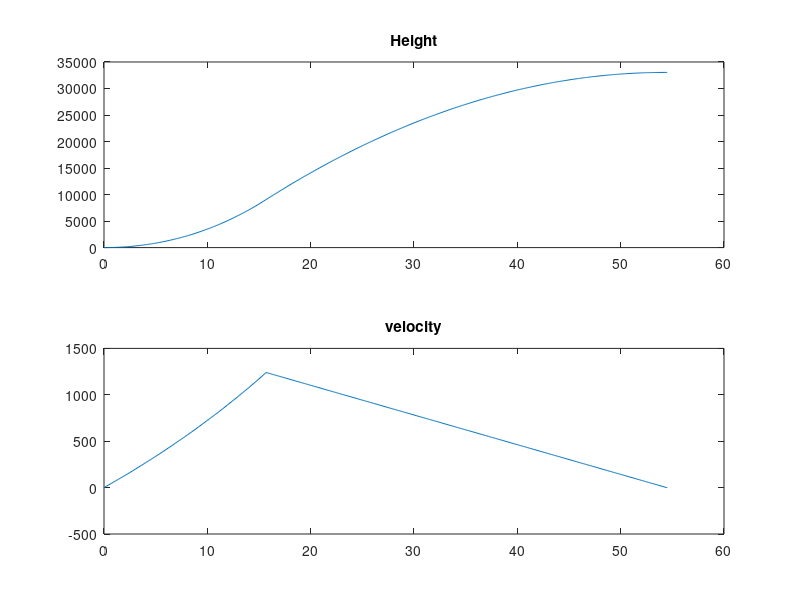

MATLAB code to generate this figure:
%{
    The purpose of this code is to analyze the inital conditions and give a
    rough esitmate of several variables

    dV - change in velocity
    mf - mass after burn
    m0 - wet mass
    m_prop - mass of propellant
    t_burn - time of burn
    It - total impulse
    h - final altitude
    v_e - effective exhaust velocity
    Isp - specific impulse
    O_F - O/F ratio
    _______________________________________________________________________
    deltaKE = deltaPE
    .5m0[-(v_1)^2] = -mfgh

    v_1 = sqrt(2*mf*g*h/(mf+m_prop)), given a final velocity and intial height of zero
        This is the velocity needed after the burn, the change in height
        during the burn is being ignored
    _______________________________________________________________________
    dV = (v_e)ln(m0/mf)

    dV = (v_e)ln(1 + m_prop/mf)
    dV = (g*Isp)ln(1 + m_prop/mf) = sqrt(2*mf*g*h/(mf+m_prop))
    __________________________________________________________________

%}
clc;
clear;

%Simulation for better analysis
        %https://ocw.mit.edu/courses/aeronautics-and-astronautics/16-07-dynamics-fall-2009/lecture-notes/MIT16_07F09_Lec14.pdf
%Defined needed variables

Isp = 170;      %s
mdot = -3;      %lb/s
m_prop = 46.85; %lb
m_dry = 125;    %lb
g = -32;        %ft/s/s
t_burn = -m_prop/mdot;

c = -g*Isp;
m0 = m_dry + m_prop;

dt = .1;
m1 = m0;
t = 0;
v = 0;
h = 0;
v_t(1) = 0;
h_t(1) = 0;
t_t(1) = 0;
m1 = m0;
i = 1;
while v >= 0
    if(m1 > m_dry)
        m2 = m1;
        m1 = m1 + mdot*dt;
        v = v - c*log(m1/m2) - g *((m2 - m1)/ mdot);
    else
        v = v + g*dt; 
    end
    h = h + v*dt;
    i = i+1;
    t = t + dt;
    v_t(i) = v;
    h_t(i) = h; 
    t_t(i) = t;
end
subplot(2,1,1)
plot(t_t, h_t)
title('Height')

subplot(2,1,2)
plot(t_t, v_t)
title('velocity')

fprintf('\nGiven %.2f lb of prop and dry mass of %.0f lb, a final height of %.3f ft will be achieved with a burn time of %.3f s\n\n', m_prop, m_dry, h_t(i), t_burn);





